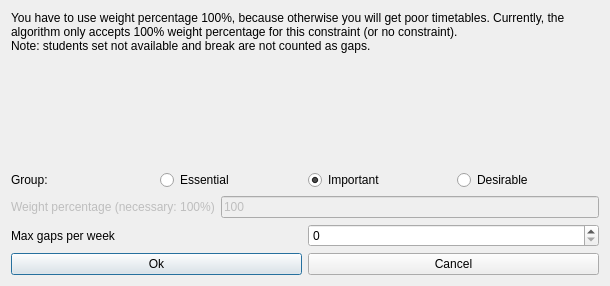
<?xml version="1.0" encoding="UTF-8"?>
<ui version="4.0">
 <class>ModifyConstraintStudentsMaxGapsPerWeekForm_template</class>
 <widget class="QDialog" name="ModifyConstraintStudentsMaxGapsPerWeekForm_template">
  <property name="geometry">
   <rect>
    <x>0</x>
    <y>0</y>
    <width>610</width>
    <height>286</height>
   </rect>
  </property>
  <property name="windowTitle">
   <string extracomment="This is the title of the dialog to modify a constraint of this type">Modify students max gaps per week</string>
  </property>
  <layout class="QVBoxLayout" name="verticalLayout">
   <item>
    <widget class="QLabel" name="weightTextLabel_2">
     <property name="sizePolicy">
      <sizepolicy hsizetype="Minimum" vsizetype="Minimum">
       <horstretch>0</horstretch>
       <verstretch>0</verstretch>
      </sizepolicy>
     </property>
     <property name="frameShape">
      <enum>QFrame::NoFrame</enum>
     </property>
     <property name="frameShadow">
      <enum>QFrame::Plain</enum>
     </property>
     <property name="text">
      <string>You have to use weight percentage 100%, because otherwise you will get poor timetables. Currently, the algorithm only accepts 100% weight percentage for this constraint (or no constraint).
Note: students set not available and break are not counted as gaps.</string>
     </property>
     <property name="wordWrap">
      <bool>true</bool>
     </property>
    </widget>
   </item>
   <item>
    <spacer name="spacer5">
     <property name="orientation">
      <enum>Qt::Vertical</enum>
     </property>
     <property name="sizeType">
      <enum>QSizePolicy::Expanding</enum>
     </property>
     <property name="sizeHint" stdset="0">
      <size>
       <width>20</width>
       <height>65</height>
      </size>
     </property>
    </spacer>
   </item>
   <item>
    <layout class="QHBoxLayout" name="horizontalLayout_4">
     <item>
      <widget class="QLabel" name="groupTextLabel">
       <property name="text">
        <string>Group:</string>
       </property>
      </widget>
     </item>
     <item>
      <widget class="QRadioButton" name="essentialRadioButton">
       <property name="text">
        <string>Essential</string>
       </property>
      </widget>
     </item>
     <item>
      <widget class="QRadioButton" name="importantRadioButton">
       <property name="text">
        <string>Important</string>
       </property>
       <property name="checked">
        <bool>true</bool>
       </property>
      </widget>
     </item>
     <item>
      <widget class="QRadioButton" name="desirableRadioButton">
       <property name="text">
        <string>Desirable</string>
       </property>
      </widget>
     </item>
    </layout>
   </item>
   <item>
    <layout class="QHBoxLayout" name="horizontalLayout">
     <item>
      <widget class="QLabel" name="weightTextLabel">
       <property name="enabled">
        <bool>false</bool>
       </property>
       <property name="frameShape">
        <enum>QFrame::NoFrame</enum>
       </property>
       <property name="frameShadow">
        <enum>QFrame::Plain</enum>
       </property>
       <property name="text">
        <string>Weight percentage (necessary: 100%)</string>
       </property>
       <property name="wordWrap">
        <bool>false</bool>
       </property>
      </widget>
     </item>
     <item>
      <widget class="QLineEdit" name="weightLineEdit">
       <property name="enabled">
        <bool>false</bool>
       </property>
       <property name="text">
        <string notr="true">100</string>
       </property>
      </widget>
     </item>
    </layout>
   </item>
   <item>
    <layout class="QHBoxLayout" name="horizontalLayout_2">
     <item>
      <widget class="QLabel" name="textLabel1">
       <property name="text">
        <string>Max gaps per week</string>
       </property>
       <property name="wordWrap">
        <bool>false</bool>
       </property>
      </widget>
     </item>
     <item>
      <widget class="QSpinBox" name="maxGapsSpinBox"/>
     </item>
    </layout>
   </item>
   <item>
    <layout class="QHBoxLayout">
     <item>
      <widget class="QPushButton" name="okPushButton">
       <property name="text">
        <string>Ok</string>
       </property>
      </widget>
     </item>
     <item>
      <widget class="QPushButton" name="cancelPushButton">
       <property name="text">
        <string>Cancel</string>
       </property>
      </widget>
     </item>
    </layout>
   </item>
  </layout>
 </widget>
 <layoutdefault spacing="6" margin="11"/>
 <resources/>
 <connections/>
</ui>
